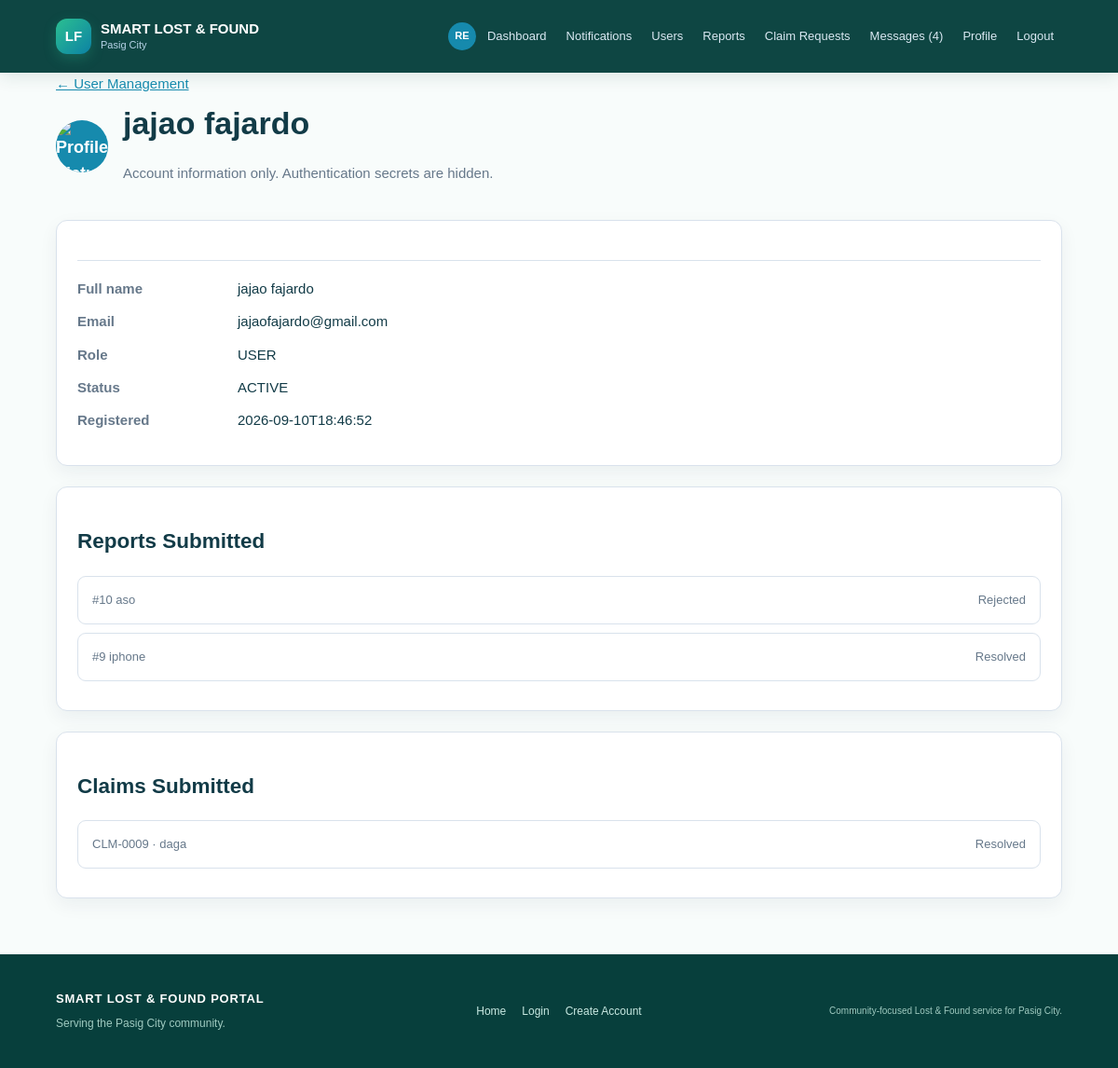
Page /admin/users/17 (signed in) on the earlier database version.
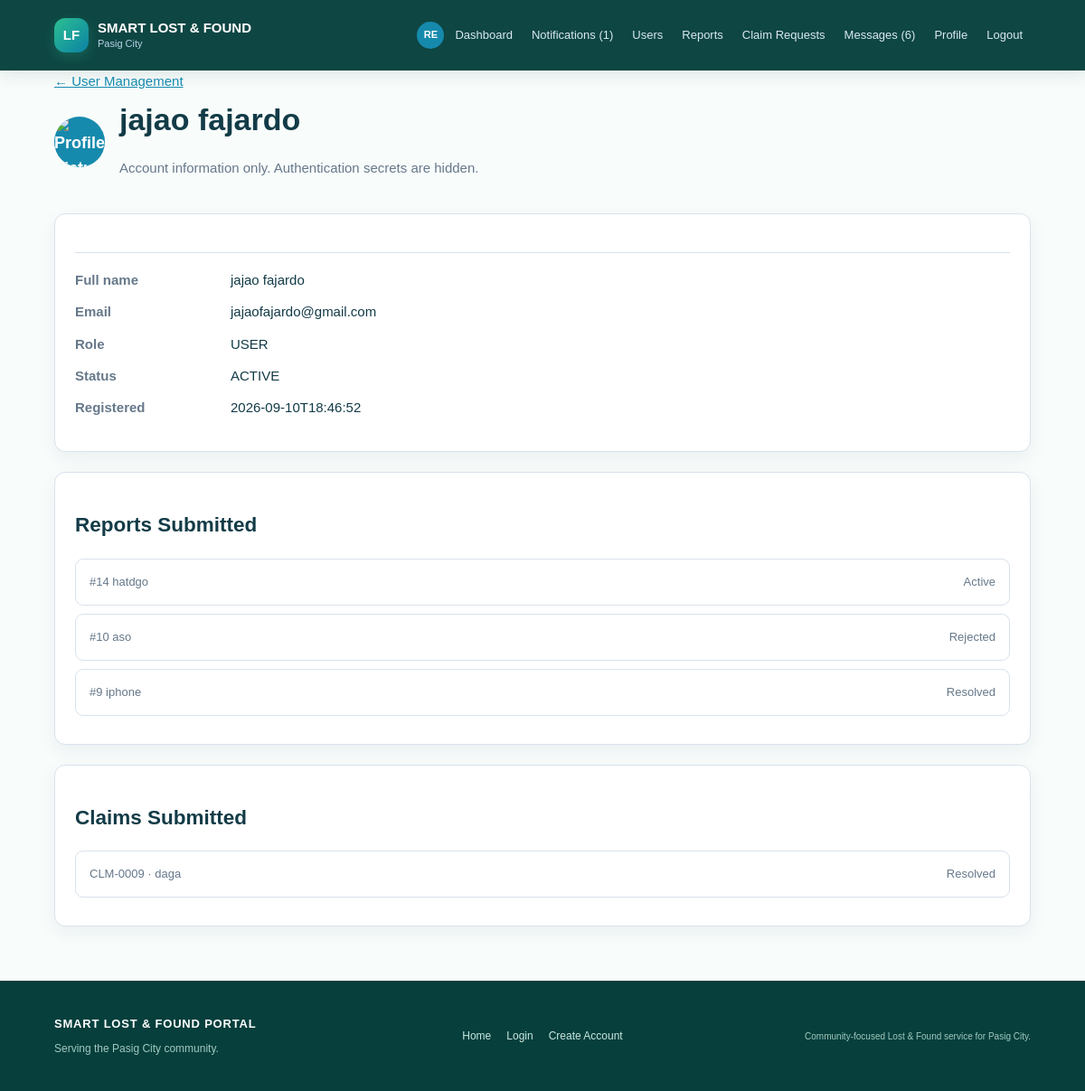
Same page on the later database version.
### tables this page shows
CREATE TABLE items (id INTEGER PRIMARY KEY AUTOINCREMENT, user_id INTEGER NOT NULL, item_type TEXT NOT NULL, item_name TEXT NOT NULL, category TEXT NOT NULL, location TEXT NOT NULL, item_date TEXT NOT NULL, item_time TEXT, color TEXT, description TEXT, status TEXT NOT NULL DEFAULT 'ACTIVE', created_at TEXT DEFAULT CURRENT_TIMESTAMP, additional_details TEXT, contact_info TEXT, image_filename TEXT, updated_at TEXT, specific_location TEXT, review_notes TEXT, FOREIGN KEY(user_id) REFERENCES users(id));

CREATE TABLE claims (id INTEGER PRIMARY KEY AUTOINCREMENT, item_id INTEGER NOT NULL, claimant_id INTEGER NOT NULL, proof TEXT, status TEXT NOT NULL DEFAULT 'PENDING', admin_notes TEXT, created_at TEXT DEFAULT CURRENT_TIMESTAMP, reviewed_at TEXT, reason TEXT, proof_filename TEXT, id_filename TEXT, updated_at TEXT, release_barangay TEXT, release_location TEXT, release_instructions TEXT, required_documents TEXT, coordination_contact TEXT, FOREIGN KEY(item_id) REFERENCES items(id), FOREIGN KEY(claimant_id) REFERENCES users(id));

### main.py (the view)
@app.route("/admin/users/<int:user_id>")
def admin_user_detail(user_id):
    if (blocked := admin_required()):
        return blocked
    conn = get_connection()
    user = conn.execute("SELECT id,full_name,email,role,account_status,created_at,profile_picture FROM users WHERE id=?", (user_id,)).fetchone()
    if not user:
        conn.close()
        abort(404)
    reports = conn.execute("SELECT id,item_type,item_name,location,status,item_date FROM items WHERE user_id=? ORDER BY id DESC", (user_id,)).fetchall()
    claims = conn.execute("SELECT claims.id,claims.status,claims.created_at,items.item_name FROM claims JOIN items ON items.id=claims.item_id WHERE claims.claimant_id=? ORDER BY claims.id DESC", (user_id,)).fetchall()
    conn.close()
    return render_template("admin_user_detail.html", user=user, reports=reports, claims=claims)

### database.py (called while the page is built)
def get_connection():
    conn = sqlite3.connect(DB_NAME)
    conn.row_factory = sqlite3.Row
    conn.execute("PRAGMA foreign_keys = ON")
    return conn

### main.py (called while the page is built)
def is_admin(user=None):
    return bool(user and str(user["role"]).upper() == "ADMIN")

def current_user():
    user_id = session.get("user_id")
    if not user_id:
        return None
    conn = get_connection()
    user = conn.execute("SELECT * FROM users WHERE id=?", (user_id,)).fetchone()
    conn.close()
    return user

def user_required(message="Please log in to continue."):
    if not session.get("user_id"):
        flash(message, "info")
        return redirect(url_for("login", next=request.path))
    return None

def admin_required():
    blocked = user_required("Please log in as an administrator to continue.")
    if blocked:
        return blocked
    if not is_admin(current_user()):
        abort(403)
    return None

def avatar_url(user):
    filename = user["profile_picture"] if user and "profile_picture" in user.keys() else None
    return url_for("static", filename=f"uploads/avatars/{filename}") if filename else None

def claim_code(claim_id):
    return f"CLM-{claim_id:04d}"

### templates/admin_user_detail.html
{% extends "base.html" %}{% block title %}User Details | Pasig City{% endblock %}{% block content %}<div class="page-head"><a href="{{ url_for('admin_users') }}">&larr; User Management</a><div class="profile-header">{% if avatar_url(user) %}<img class="avatar avatar-medium" src="{{ avatar_url(user) }}" alt="Profile picture">{% else %}<div class="avatar avatar-medium">{{ initials(user) }}</div>{% endif %}<div><h1>{{ user['full_name'] or 'User Details' }}</h1><p class="muted">Account information only. Authentication secrets are hidden.</p></div></div></div><section class="panel"><dl><dt>Full name</dt><dd>{{ user['full_name'] or 'Not provided' }}</dd><dt>Email</dt><dd>{{ user['email'] }}</dd><dt>Role</dt><dd>{{ user['role']|upper }}</dd><dt>Status</dt><dd>{{ user['account_status'] or 'ACTIVE' }}</dd><dt>Registered</dt><dd>{{ user['created_at'] or 'Existing account' }}</dd></dl></section><section class="panel"><h2>Reports Submitted</h2>{% for report in reports %}<a class="click-row" href="{{ url_for('admin_report_detail',item_id=report['id']) }}"><span>#{{ report['id'] }} {{ report['item_name'] }}</span><span>{{ report['status']|title }}</span></a>{% else %}<div class="empty">No reports submitted.</div>{% endfor %}</section><section class="panel"><h2>Claims Submitted</h2>{% for claim in claims %}<a class="click-row" href="{{ url_for('admin_claim_detail',claim_id=claim['id']) }}"><span>{{ claim_code(claim['id']) }} &middot; {{ claim['item_name'] }}</span><span>{{ claim['status']|title }}</span></a>{% else %}<div class="empty">No claims submitted.</div>{% endfor %}</section>{% endblock %}

Differences in the rows shown:
added items: id "14", item_name "hatdgo", status "Active"
Other differences:
{{ unread_notifications }}: (not shown) → "1"
{{ unread_messages }}: "4" → "6"
